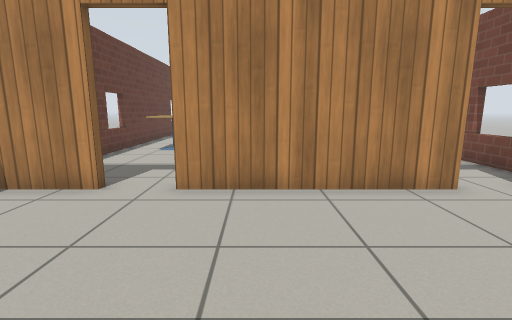
view 1 (above)

14 first-person views from a walk through a world built for the Gazebo simulator. The camera is 0.9 m above the floor, tilts 10° down and sees 85° across. The floor is counted in squares, 0.5 m on a side. Each view is taken from the middle of a square. On the plan, view 1 faces up. The plan holds only what a view shows up to about 15 squares ahead; the rest is blank. The robots in the file are not drawn. Simple patterns stand in for the simulator's built-in surfaces.

view 2
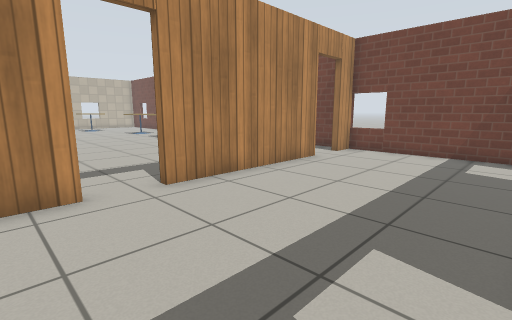

view 3
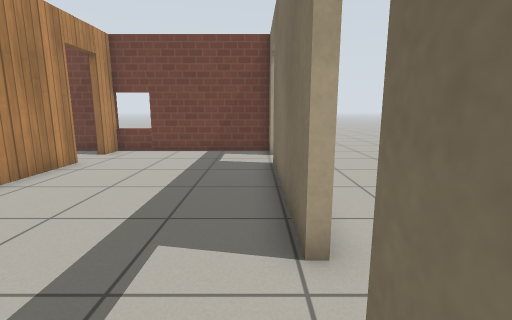

view 4
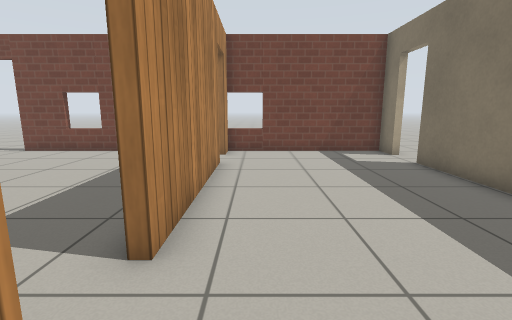

view 5
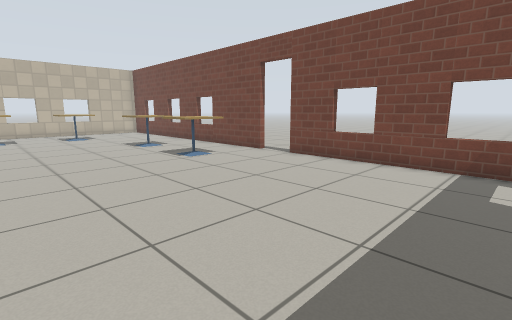

view 6
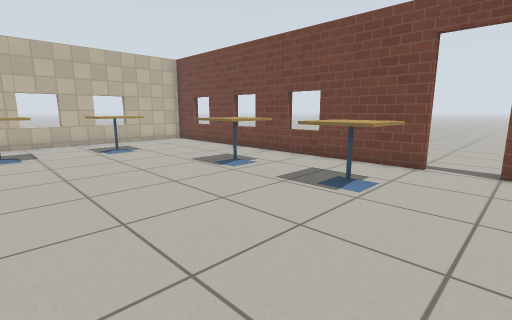

view 7
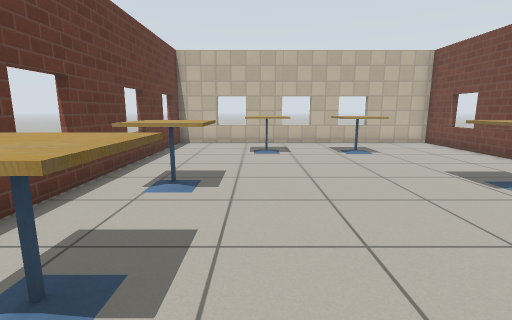

view 8
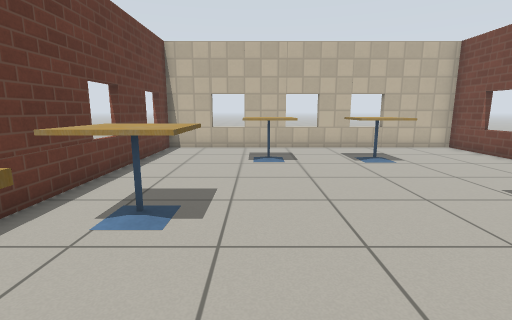

view 9
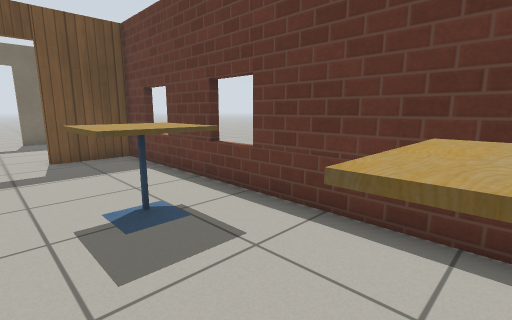

view 10
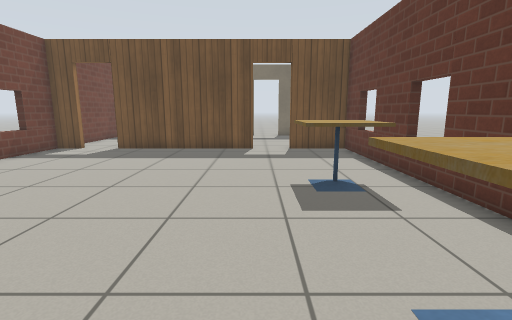

view 11
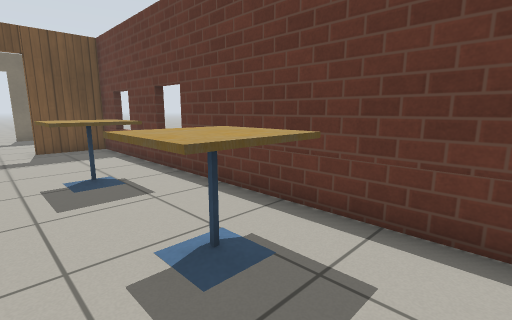

view 12
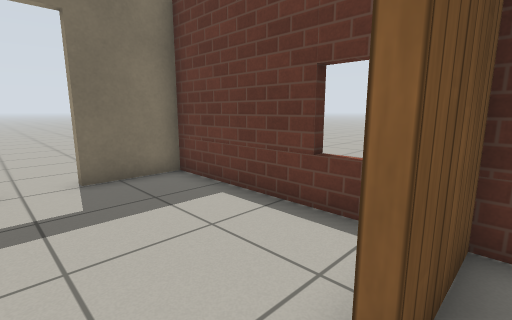

view 13
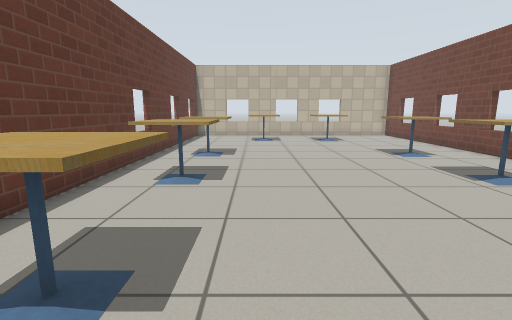

view 14
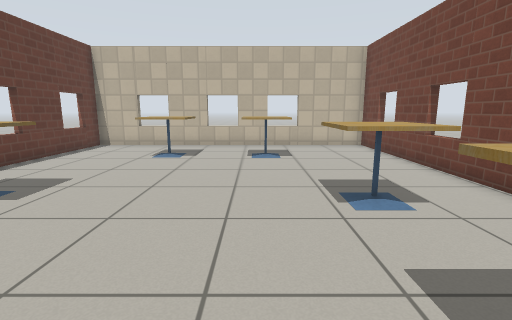

### Floor plan
Points are (right, up) in squares from view 1. A wall is a line through its corners. A room is listed if a view was taken in it or the views show most of it. See-through windows are left out.
Room 1 (views 1, 2, 3, 4)
walls: (-1.9, -0.6) (4.6, -0.6); (4.8, 6.3) (-1.9, 6.3); (-3.6, 6.3) (-6, 6.3); (6.5, -0.6) (7.6, -0.6) (7.6, 6.4); (-6.3, 5.1) (-6.3, -0.6) (-3.7, -0.6); (8, 6.3) (6.4, 6.3)
ways out: open door at (-2.7, 6.3) to room 2; open door at (5.5, 6.5) to room 2; open door at (-2.5, -1); open door at (5.5, -1)
Room 2 (views 5, 6, 7, 8, 9, 10, 11, 12, 13, 14)
walls: (7.6, 17.3) (7.6, 31.8) (-6.3, 31.8) (-6.3, 6.6) (-3.6, 6.6); (-1.9, 6.6) (4.8, 6.6); (6.4, 6.6) (7.6, 6.6) (7.6, 15.6)
ways out: open door at (-2.7, 6.3) to room 1; open door at (5.5, 6.5) to room 1; open door at (8, 16.5)
objects: cafe table (-5, 13) to (-3, 14); cafe table (-5, 18) to (-3, 19); cafe table (-5, 22) to (-3, 23); cafe table (-2, 28) to (-1, 29); cafe table (2, 28) to (3, 29); cafe table (4, 18) to (5, 19); cafe table (4, 22) to (5, 23)

Positions as (right, up) in squares from view 1, and headings:
1: (0, 0), facing up
2: (-5, 0), facing up-right
3: (-5, 0), facing right
4: (-5, 5), facing right
5: (-2, 8), facing up-right
6: (-2, 15), facing up-right
7: (-2, 16), facing up
8: (-2, 18), facing up
9: (-2, 18), facing down-left
10: (-2, 20), facing down
11: (-2, 21), facing down-left
12: (-2, 7), facing down-left
13: (-2, 11), facing up
14: (2, 17), facing up
